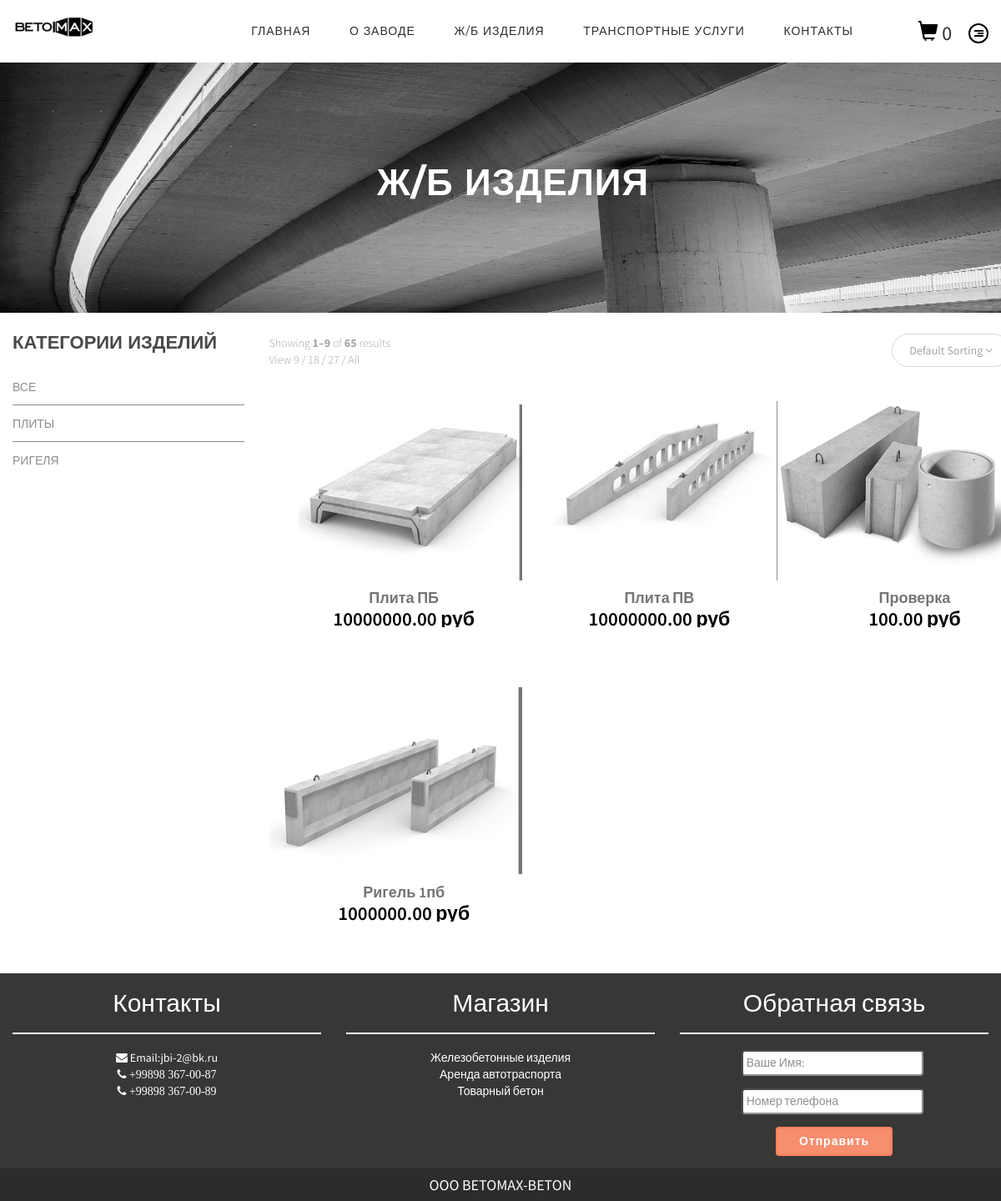
Page /api/shops/ on the committed database.
### ecoapp/models.py (models this page shows, shortened)
class Category(models.Model):
    name = models.CharField(max_length=200, db_index=True)
    slug = models.SlugField(max_length=200, db_index=True, unique=True)
    class Meta:
        ordering = ['name']
        verbose_name = 'Категория'
        verbose_name_plural = 'Категории'
    def get_absolute_url(self):
        return reverse('shop:ProductListByCategory', args=[self.slug])

class Product(models.Model):
    title =models.CharField(verbose_name='Заголовок страницы', blank=True, max_length=70)
    keywords = models.CharField(verbose_name='Ключевые слова', blank=True, max_length=255)
    description_seo = models.CharField(verbose_name='Описание страницы', blank=True, max_length=255)
    category = models.ForeignKey(Category, related_name='products', verbose_name="Категория")
    name = models.CharField(max_length=200, db_index=True, verbose_name="Название")
    slug = models.SlugField(max_length=200, db_index=True)
    image = models.ImageField(upload_to='products/%Y/%m/%d/', blank=True, verbose_name="Изображение товара")
    description = models.TextField(blank=True, verbose_name="Описание")
    price = models.DecimalField(max_digits=10, decimal_places=2, verbose_name="Цена")
    stock = models.PositiveIntegerField(verbose_name="На складе")
    available = models.BooleanField(default=True, verbose_name="Доступен")
    created = models.DateTimeField(auto_now_add=True)
    updated = models.DateTimeField(auto_now=True)
    class Meta:
        ordering = ['name']
        index_together = [
            ['id', 'slug']
        ]
        verbose_name = 'Товар'
        verbose_name_plural = 'Товары'
    def get_absolute_url(self):
        return reverse('shop:ProductDetail', args=[self.id, self.slug])

### ecoapp/views.py (the view)
# urls.py: url(r'^(?P<category_slug>[-\w]+)/$', ProductList, name='ProductListByCategory'),
def ProductList(request, category_slug=None):
    category = None
    categories = Category.objects.all()
    products = Product.objects.filter(available=True)
    if category_slug:
        category = get_object_or_404(Category, slug=category_slug)
        products = products.filter(category=category)
    return render(request, 'shops.html', {
        'category': category,
        'categories': categories,
        'products': products
    })

### cart/cart.py (called while the page is built)
    def __len__(self):
        return sum(item['quantity'] for item in self.cart.values())

### cart/context_processors.py (called while the page is built)
def cart(request):
    return {'cart': Cart(request)}

### ecoapp/templates/shops.html (shortened to what this page needs)
{% extends 'base.html' %}
{% load static %}
{% block content %}
   <main id="mt-main">
				<section class="mt-contact-banner style4 wow fadeInUp" data-wow-delay="0.4s"
                         style="background-image: url({% static 'img/products_bg.jpg' %});
                                 background-size: 100% 100%; height:300px; padding: 117px 0 14px;">
					<div class="container">
						<div class="row">
							<div class="col-xs-12 text-center">
								<h1 style="color: #FFF;">Ж/б изделия</h1>
								<nav class="breadcrumbs">
								</nav>
							</div>
						</div>
					</div>
				</section>
				<div class="container">
					<div class="row">
						<aside id="sidebar" class="col-xs-12 col-sm-4 col-md-3 wow fadeInLeft" data-wow-delay="0.4s">
							<section class="shop-widget">
								<h2>Категории изделий</h2>
								<ul class="list-unstyled category-list">
									 <li {% if not category %} class="selected" {% endif %}>
                                        <a href="{% url "shop:shops" %}">Все</a>
                                      </li>
                                      {% for cat in categories %}
                                      <li {% if category.slug == cat.slug %} class="selected" {% endif %}>
                                          <a href="{{ cat.get_absolute_url }}">{{ cat.name }}</a>
                                     </li>
                                      {% endfor %}
								</ul>
							</section>
						</aside>
						<div class="col-xs-12 col-sm-8 col-md-9 wow fadeInRight" data-wow-delay="0.4s">
							<header class="mt-shoplist-header">
								<div class="btn-box">
									<ul class="list-inline">
										<li>
											<a href="#" class="drop-link">
												Default Sorting <i aria-hidden="true" class="fa fa-angle-down"></i>
											</a>
										</li>
									</ul>
								</div>
								<div class="mt-textbox">
									<p>Showing  <strong>1–9</strong> of  <strong>65</strong> results</p>
									<p>View   <a href="#">9</a> / <a href="#">18</a> / <a href="#">27</a> / <a href="#">All</a></p>
								</div>
							</header>
							<ul class="mt-productlisthold list-inline">
                                 {% for product in products %}
                                <li>
									<div class="mt-product1 large">
										<div class="box">
											<div class="b1">
												<div class="b2">
													<a href="{{ product.get_absolute_url }}"><img src="{% if product.image %}{{ product.image.url }}
                                                            {% else %}
                                                            {% static "img/no-image.jpg"%}{% endif %}" alt="{{ product.slug }}"></a>
												</div>
											</div>
										</div>
										<div class="txt text-center">
											<strong class="title"><a href="{{ product.get_absolute_url }}"> {{ product.name }}</a></strong>
											<span class="price"><span>{{ product.price }} руб</span></span>
										</div>
									</div>
								</li>
                                {% endfor %}
							</ul>
						</div>
					</div>
				</div>
			</main>
{% endblock content %}

### ecoapp/templates/base.html (shortened to what this page needs)
{% load i18n %}
{% load static %}
<!DOCTYPE html>
<html lang="en">
<head>
	<link rel="stylesheet" href="{% static 'css/bootstrap.css' %}">
  	<link rel="stylesheet" href="{% static 'css/animate.css' %}">
	<link rel="stylesheet" href="{% static 'css/icon-fonts.css' %}">
    	<link rel="stylesheet" href="{% static 'css/main.css' %}?{% now "U" %}">
	<link rel="stylesheet" href="{% static 'css/style.css' %}?{% now "U" %}">
	<link rel="stylesheet" href="{% static 'css/responsive.css' %}">
</head>
<body>
	<div id="wrapper">
		<div class="w1">
			<header id="mt-header" class="style4">
				<div class="mt-bottom-bar">
					<div class="container-fluid">
						<div class="row">
							<div class="col-xs-12">
								<div class="mt-logo"><a href="#"><img src="{% static 'img/logo.png'%}" alt="betomax"></a></div>
								<ul class="mt-icon-list">
									<li><a href="#" class="icon-magnifier"></a></li>
									<li>
                                         {% with total_items=cart|length %}
                                            {% if cart|length > 0 %}
                                              <a href="{% url "cart:CartDetail" %}" class="cart-openers">
                                                <span class="glyphicon glyphicon-shopping-cart"> </span>
                                                <span class="num" id="cart_count">{{ total_items }}</span>
                                              </a>
                                            {% else %}
                                                <a>
                                                <span class="glyphicon glyphicon-shopping-cart"> </span>
                                                <span class="num" id="cart_count">{{ total_items }}</span>
                                                </a>
                                            {% endif %}
                                          {% endwith %}
									</li>
									<li>
										<a href="#" class="bar-opener side-opener">
											<span class="bar"></span>
											<span class="bar small"></span>
											<span class="bar"></span>
										</a>
									</li>
								</ul>
								<nav id="nav">
									<ul>
										<li>
											<a href="{% url 'shop:base' %}">Главная</a>
										</li>
										<li>
											<a href="{% url 'shop:about_us' %}">О заводе</a>
										</li>
										<li>
											<a href="{% url 'shop:shops' %}">Ж/б изделия </a>
										</li>
										<li>
											<a href="{% url 'shop:transport' %}">Транспортные услуги</a>
										</li>
										<li>
											<a href="{% url 'shop:contact_us' %}">Контакты</a>
										</li>
									</ul>
								</nav>
							</div>
						</div>
					</div>
				</div>
			</header>
         {% block content %}{% endblock content %}
			<footer id="mt-footer" class="style1 wow fadeInUp" data-wow-delay="0.4s">
				<div class="bg_footer">
<div class="container-fluid">
	<div class="row">
		<div class="col-md-4 text-center">
			<h2 class="text-center" style="color:#FFFF;">Контакты</h2>
			<hr class="line"/>
			<p><i class="fa fa-envelope"></i> Email:jbi-2@bk.ru</p>
			<p><span class="fa fa-phone"> +99898 367-00-87</span></p>
			<p><span class="fa fa-phone"> +99898 367-00-89</span></p>
		</div>
		<div class="col-md-4 text-center shop">
			<h2 class="text-center" style="color:#FFFF;">Магазин</h2>
			<hr class="line"/>
				<p><a href="">Железобетонные изделия</a></p>
				<p><a href="">Аренда автотраспорта</a></p>
				<p><a href="">Товарный бетон</a></p>
		</div>
		<div class="col-md-4">
			<h2 class="text-center" style="color:#FFFF;">Обратная связь</h2>
			<hr class="line"/>
			<form action="{% url "shop:feedback" %}" method="POST">
				<p><input class="input_footer"  name="name" type="text" placeholder="Ваше Имя:"></p>
				<p><input class="input_footer"  name="phone" type="text" placeholder="Номер телефона"></p>
                <p class="text-center padding_end_footer"><input class="btn btn-default make_a_request" type="submit" value="Отправить"></p>
			</form>
		</div>
	</div>
</div>
</div>
	<div class="end_bg_footer">
		<div class="container-fluid">
		<div class="row">
			<div class="col-md-12">
				<h4 class="text-center" style="color:#FFFF;">OOO BETOMAX-BETON</h4>
			</div>
		</div>
		</div>
	</div>
			</footer>
</body>
</html>

### static_in_dev/css/style.css (style rules this page uses)
body { color:#000; }
.glyphicon { color: black; }
.make_a_request { border: 2px solid #fc6230; box-sizing: border-box; margin: 0 auto; margin-left: auto; padding: 1.5% 7% 1.5% 7%; background: #f6734b; color: #fff; font-weight: bold; text-align: center; text-decoration: none; letter-spacing: 1px; transition: all 0.3s ease-out; }
.bg_footer { background-color: #060605; opacity: 0.8; }
.bg_footer h2 { color: #FFFF; }
.bg_footer p { color:#FFFF; }
.line { border: 1.5px solid #FFFF; }
.shop p > a { color:#FFF; text-decoration: dashed; }
.input_footer { font-size: 100%; color: #000; width: 59%; border-radius: 4px; color: black; margin-bottom: 4%; padding: 1%; margin-left: 20%; }
.padding_end_footer { padding-bottom: 15px; }
.end_bg_footer { background-color: #2d2b2b; }

### static_in_dev/css/responsive.css (style rules this page uses)
@media only screen and (max-width: 1300px) { #mt-header.style4 .mt-bottom-bar { padding: 18px 0; } }

### rows in the picture
Category: name "ПЛИТЫ"
Category: name "РИГЕЛЯ"
Product: image (picture), name "Плита ПБ", price "10000000.00"
Product: image (picture), name "Плита ПВ", price "10000000.00"
Product: image (picture), name "Проверка", price "100.00"
Product: image (picture), name "Ригель 1пб", price "1000000.00"

### other values in the picture
{{ total_items }} "0"
